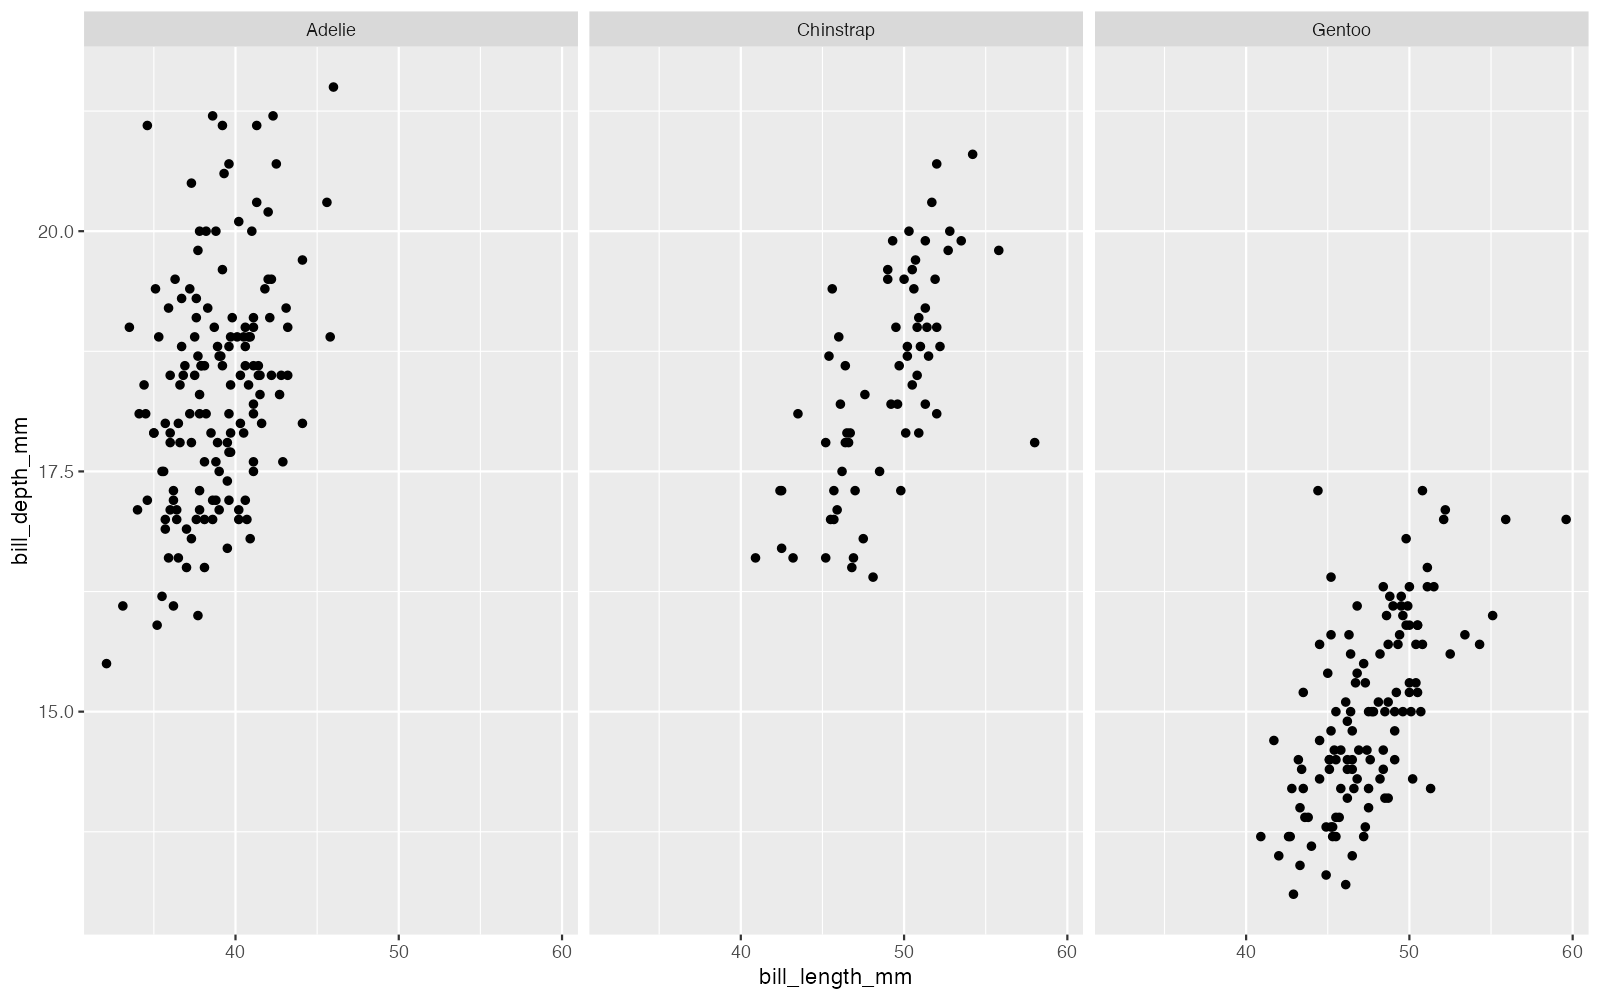

Write R code to recreate this figure.
library(ggplot2)
library(palmerpenguins)

ggplot(penguins, aes(bill_length_mm, bill_depth_mm)) +
  geom_point() +
  facet_wrap(~species)


ggplot2::ggsave(
  filename = "src/stories/plots/scatter/plot03.png",
  width = 1600,
  height = 1000,
  units = "px",
  dpi = 150
)
